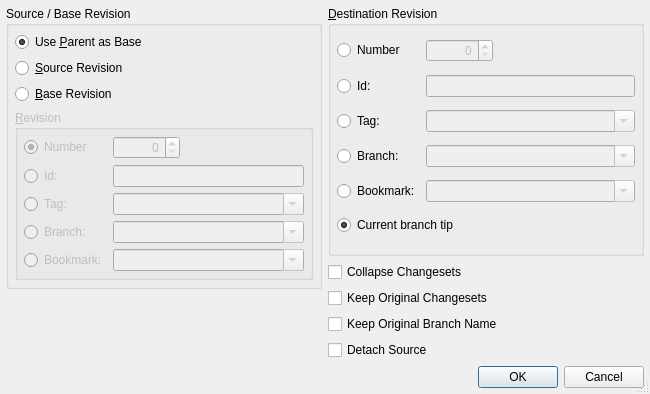
<?xml version="1.0" encoding="UTF-8"?>
<ui version="4.0">
 <class>HgRebaseDialog</class>
 <widget class="QDialog" name="HgRebaseDialog">
  <property name="geometry">
   <rect>
    <x>0</x>
    <y>0</y>
    <width>650</width>
    <height>394</height>
   </rect>
  </property>
  <property name="windowTitle">
   <string>Rebase Changesets</string>
  </property>
  <property name="sizeGripEnabled">
   <bool>true</bool>
  </property>
  <layout class="QGridLayout" name="gridLayout_3">
   <item row="0" column="0">
    <layout class="QVBoxLayout" name="verticalLayout_3">
     <item>
      <widget class="QGroupBox" name="groupBox">
       <property name="title">
        <string>Source / Base Revision</string>
       </property>
       <layout class="QVBoxLayout" name="verticalLayout">
        <item>
         <widget class="QRadioButton" name="parentButton">
          <property name="toolTip">
           <string>Select to use the parent of the working directory as the base</string>
          </property>
          <property name="text">
           <string>Use &amp;Parent as Base</string>
          </property>
          <property name="checked">
           <bool>true</bool>
          </property>
         </widget>
        </item>
        <item>
         <widget class="QRadioButton" name="sourceButton">
          <property name="toolTip">
           <string>Select to use a revision as the source</string>
          </property>
          <property name="text">
           <string>&amp;Source Revision</string>
          </property>
         </widget>
        </item>
        <item>
         <widget class="QRadioButton" name="baseButton">
          <property name="toolTip">
           <string>Select to use a revision as the base</string>
          </property>
          <property name="text">
           <string>&amp;Base Revision</string>
          </property>
         </widget>
        </item>
        <item>
         <widget class="QGroupBox" name="rev1GroupBox">
          <property name="enabled">
           <bool>false</bool>
          </property>
          <property name="title">
           <string>&amp;Revision</string>
          </property>
          <layout class="QGridLayout" name="gridLayout">
           <item row="0" column="0">
            <widget class="QRadioButton" name="number1Button">
             <property name="toolTip">
              <string>Select to specify a revision by number</string>
             </property>
             <property name="text">
              <string>Number</string>
             </property>
             <property name="checked">
              <bool>true</bool>
             </property>
            </widget>
           </item>
           <item row="0" column="1">
            <widget class="QSpinBox" name="number1SpinBox">
             <property name="toolTip">
              <string>Enter a revision number</string>
             </property>
             <property name="alignment">
              <set>Qt::AlignRight</set>
             </property>
             <property name="maximum">
              <number>999999999</number>
             </property>
            </widget>
           </item>
           <item row="0" column="2">
            <spacer>
             <property name="orientation">
              <enum>Qt::Horizontal</enum>
             </property>
             <property name="sizeHint" stdset="0">
              <size>
               <width>40</width>
               <height>20</height>
              </size>
             </property>
            </spacer>
           </item>
           <item row="1" column="0">
            <widget class="QRadioButton" name="id1Button">
             <property name="toolTip">
              <string>Select to specify a revision by changeset id</string>
             </property>
             <property name="text">
              <string>Id:</string>
             </property>
            </widget>
           </item>
           <item row="1" column="1" colspan="2">
            <widget class="QLineEdit" name="id1Edit">
             <property name="enabled">
              <bool>false</bool>
             </property>
             <property name="toolTip">
              <string>Enter a changeset id</string>
             </property>
            </widget>
           </item>
           <item row="2" column="0">
            <widget class="QRadioButton" name="tag1Button">
             <property name="toolTip">
              <string>Select to specify a revision by a tag</string>
             </property>
             <property name="text">
              <string>Tag:</string>
             </property>
            </widget>
           </item>
           <item row="2" column="1" colspan="2">
            <widget class="QComboBox" name="tag1Combo">
             <property name="enabled">
              <bool>false</bool>
             </property>
             <property name="toolTip">
              <string>Enter a tag name</string>
             </property>
             <property name="editable">
              <bool>true</bool>
             </property>
            </widget>
           </item>
           <item row="3" column="0">
            <widget class="QRadioButton" name="branch1Button">
             <property name="toolTip">
              <string>Select to specify a revision by a branch</string>
             </property>
             <property name="text">
              <string>Branch:</string>
             </property>
            </widget>
           </item>
           <item row="3" column="1" colspan="2">
            <widget class="QComboBox" name="branch1Combo">
             <property name="enabled">
              <bool>false</bool>
             </property>
             <property name="toolTip">
              <string>Enter a branch name</string>
             </property>
             <property name="editable">
              <bool>true</bool>
             </property>
            </widget>
           </item>
           <item row="4" column="0">
            <widget class="QRadioButton" name="bookmark1Button">
             <property name="toolTip">
              <string>Select to specify a revision by a bookmark</string>
             </property>
             <property name="text">
              <string>Bookmark:</string>
             </property>
            </widget>
           </item>
           <item row="4" column="1" colspan="2">
            <widget class="QComboBox" name="bookmark1Combo">
             <property name="enabled">
              <bool>false</bool>
             </property>
             <property name="sizePolicy">
              <sizepolicy hsizetype="Expanding" vsizetype="Fixed">
               <horstretch>0</horstretch>
               <verstretch>0</verstretch>
              </sizepolicy>
             </property>
             <property name="toolTip">
              <string>Enter a bookmark name</string>
             </property>
             <property name="editable">
              <bool>true</bool>
             </property>
            </widget>
           </item>
          </layout>
         </widget>
        </item>
       </layout>
      </widget>
     </item>
     <item>
      <spacer name="verticalSpacer">
       <property name="orientation">
        <enum>Qt::Vertical</enum>
       </property>
       <property name="sizeHint" stdset="0">
        <size>
         <width>20</width>
         <height>18</height>
        </size>
       </property>
      </spacer>
     </item>
    </layout>
   </item>
   <item row="0" column="1">
    <layout class="QVBoxLayout" name="verticalLayout_2">
     <item>
      <widget class="QGroupBox" name="rev2GroupBox">
       <property name="title">
        <string>&amp;Destination Revision</string>
       </property>
       <layout class="QGridLayout" name="gridLayout_2">
        <item row="0" column="0">
         <widget class="QRadioButton" name="number2Button">
          <property name="toolTip">
           <string>Select to specify a revision by number</string>
          </property>
          <property name="text">
           <string>Number</string>
          </property>
         </widget>
        </item>
        <item row="0" column="1">
         <widget class="QSpinBox" name="number2SpinBox">
          <property name="enabled">
           <bool>false</bool>
          </property>
          <property name="toolTip">
           <string>Enter a revision number</string>
          </property>
          <property name="alignment">
           <set>Qt::AlignRight</set>
          </property>
          <property name="maximum">
           <number>999999999</number>
          </property>
         </widget>
        </item>
        <item row="0" column="2">
         <spacer>
          <property name="orientation">
           <enum>Qt::Horizontal</enum>
          </property>
          <property name="sizeHint" stdset="0">
           <size>
            <width>40</width>
            <height>20</height>
           </size>
          </property>
         </spacer>
        </item>
        <item row="1" column="0">
         <widget class="QRadioButton" name="id2Button">
          <property name="toolTip">
           <string>Select to specify a revision by changeset id</string>
          </property>
          <property name="text">
           <string>Id:</string>
          </property>
         </widget>
        </item>
        <item row="1" column="1" colspan="2">
         <widget class="QLineEdit" name="id2Edit">
          <property name="enabled">
           <bool>false</bool>
          </property>
          <property name="toolTip">
           <string>Enter a changeset id</string>
          </property>
         </widget>
        </item>
        <item row="2" column="0">
         <widget class="QRadioButton" name="tag2Button">
          <property name="toolTip">
           <string>Select to specify a revision by a tag</string>
          </property>
          <property name="text">
           <string>Tag:</string>
          </property>
         </widget>
        </item>
        <item row="2" column="1" colspan="2">
         <widget class="QComboBox" name="tag2Combo">
          <property name="enabled">
           <bool>false</bool>
          </property>
          <property name="toolTip">
           <string>Enter a tag name</string>
          </property>
          <property name="editable">
           <bool>true</bool>
          </property>
         </widget>
        </item>
        <item row="3" column="0">
         <widget class="QRadioButton" name="branch2Button">
          <property name="toolTip">
           <string>Select to specify a revision by a branch</string>
          </property>
          <property name="text">
           <string>Branch:</string>
          </property>
         </widget>
        </item>
        <item row="3" column="1" colspan="2">
         <widget class="QComboBox" name="branch2Combo">
          <property name="enabled">
           <bool>false</bool>
          </property>
          <property name="toolTip">
           <string>Enter a branch name</string>
          </property>
          <property name="editable">
           <bool>true</bool>
          </property>
         </widget>
        </item>
        <item row="4" column="0">
         <widget class="QRadioButton" name="bookmark2Button">
          <property name="toolTip">
           <string>Select to specify a revision by a bookmark</string>
          </property>
          <property name="text">
           <string>Bookmark:</string>
          </property>
         </widget>
        </item>
        <item row="4" column="1" colspan="2">
         <widget class="QComboBox" name="bookmark2Combo">
          <property name="enabled">
           <bool>false</bool>
          </property>
          <property name="sizePolicy">
           <sizepolicy hsizetype="Expanding" vsizetype="Fixed">
            <horstretch>0</horstretch>
            <verstretch>0</verstretch>
           </sizepolicy>
          </property>
          <property name="toolTip">
           <string>Enter a bookmark name</string>
          </property>
          <property name="editable">
           <bool>true</bool>
          </property>
         </widget>
        </item>
        <item row="5" column="0" colspan="3">
         <widget class="QRadioButton" name="tip2Button">
          <property name="toolTip">
           <string>Select tip revision of repository</string>
          </property>
          <property name="text">
           <string>Current branch tip</string>
          </property>
          <property name="checked">
           <bool>true</bool>
          </property>
         </widget>
        </item>
       </layout>
      </widget>
     </item>
     <item>
      <widget class="QCheckBox" name="collapseCheckBox">
       <property name="toolTip">
        <string>Select to collapse the rebased changesets</string>
       </property>
       <property name="text">
        <string>Collapse Changesets</string>
       </property>
      </widget>
     </item>
     <item>
      <widget class="QCheckBox" name="keepChangesetsCheckBox">
       <property name="toolTip">
        <string>Select to keep the original changesets</string>
       </property>
       <property name="text">
        <string>Keep Original Changesets</string>
       </property>
      </widget>
     </item>
     <item>
      <widget class="QCheckBox" name="keepBranchCheckBox">
       <property name="toolTip">
        <string>Select to keep the original branch names</string>
       </property>
       <property name="text">
        <string>Keep Original Branch Name</string>
       </property>
      </widget>
     </item>
     <item>
      <widget class="QCheckBox" name="detachCheckBox">
       <property name="toolTip">
        <string>Select to detach the source from its original branch</string>
       </property>
       <property name="text">
        <string>Detach Source</string>
       </property>
      </widget>
     </item>
    </layout>
   </item>
   <item row="1" column="0" colspan="2">
    <widget class="QDialogButtonBox" name="buttonBox">
     <property name="orientation">
      <enum>Qt::Horizontal</enum>
     </property>
     <property name="standardButtons">
      <set>QDialogButtonBox::Cancel|QDialogButtonBox::Ok</set>
     </property>
    </widget>
   </item>
  </layout>
 </widget>
 <layoutdefault spacing="6" margin="6"/>
 <pixmapfunction>qPixmapFromMimeSource</pixmapfunction>
 <tabstops>
  <tabstop>parentButton</tabstop>
  <tabstop>sourceButton</tabstop>
  <tabstop>baseButton</tabstop>
  <tabstop>number1Button</tabstop>
  <tabstop>number1SpinBox</tabstop>
  <tabstop>id1Button</tabstop>
  <tabstop>id1Edit</tabstop>
  <tabstop>tag1Button</tabstop>
  <tabstop>tag1Combo</tabstop>
  <tabstop>branch1Button</tabstop>
  <tabstop>branch1Combo</tabstop>
  <tabstop>bookmark1Button</tabstop>
  <tabstop>bookmark1Combo</tabstop>
  <tabstop>number2Button</tabstop>
  <tabstop>number2SpinBox</tabstop>
  <tabstop>id2Button</tabstop>
  <tabstop>id2Edit</tabstop>
  <tabstop>tag2Button</tabstop>
  <tabstop>tag2Combo</tabstop>
  <tabstop>branch2Button</tabstop>
  <tabstop>branch2Combo</tabstop>
  <tabstop>bookmark2Button</tabstop>
  <tabstop>bookmark2Combo</tabstop>
  <tabstop>tip2Button</tabstop>
  <tabstop>collapseCheckBox</tabstop>
  <tabstop>keepChangesetsCheckBox</tabstop>
  <tabstop>keepBranchCheckBox</tabstop>
  <tabstop>detachCheckBox</tabstop>
  <tabstop>buttonBox</tabstop>
 </tabstops>
 <resources/>
 <connections>
  <connection>
   <sender>buttonBox</sender>
   <signal>accepted()</signal>
   <receiver>HgRebaseDialog</receiver>
   <slot>accept()</slot>
   <hints>
    <hint type="sourcelabel">
     <x>124</x>
     <y>864</y>
    </hint>
    <hint type="destinationlabel">
     <x>21</x>
     <y>143</y>
    </hint>
   </hints>
  </connection>
  <connection>
   <sender>buttonBox</sender>
   <signal>rejected()</signal>
   <receiver>HgRebaseDialog</receiver>
   <slot>reject()</slot>
   <hints>
    <hint type="sourcelabel">
     <x>176</x>
     <y>864</y>
    </hint>
    <hint type="destinationlabel">
     <x>73</x>
     <y>140</y>
    </hint>
   </hints>
  </connection>
  <connection>
   <sender>number1Button</sender>
   <signal>toggled(bool)</signal>
   <receiver>number1SpinBox</receiver>
   <slot>setEnabled(bool)</slot>
   <hints>
    <hint type="sourcelabel">
     <x>86</x>
     <y>163</y>
    </hint>
    <hint type="destinationlabel">
     <x>201</x>
     <y>164</y>
    </hint>
   </hints>
  </connection>
  <connection>
   <sender>number2Button</sender>
   <signal>toggled(bool)</signal>
   <receiver>number2SpinBox</receiver>
   <slot>setEnabled(bool)</slot>
   <hints>
    <hint type="sourcelabel">
     <x>99</x>
     <y>699</y>
    </hint>
    <hint type="destinationlabel">
     <x>204</x>
     <y>700</y>
    </hint>
   </hints>
  </connection>
  <connection>
   <sender>id1Button</sender>
   <signal>toggled(bool)</signal>
   <receiver>id1Edit</receiver>
   <slot>setEnabled(bool)</slot>
   <hints>
    <hint type="sourcelabel">
     <x>56</x>
     <y>189</y>
    </hint>
    <hint type="destinationlabel">
     <x>245</x>
     <y>190</y>
    </hint>
   </hints>
  </connection>
  <connection>
   <sender>id2Button</sender>
   <signal>toggled(bool)</signal>
   <receiver>id2Edit</receiver>
   <slot>setEnabled(bool)</slot>
   <hints>
    <hint type="sourcelabel">
     <x>95</x>
     <y>725</y>
    </hint>
    <hint type="destinationlabel">
     <x>248</x>
     <y>726</y>
    </hint>
   </hints>
  </connection>
  <connection>
   <sender>tag1Button</sender>
   <signal>toggled(bool)</signal>
   <receiver>tag1Combo</receiver>
   <slot>setEnabled(bool)</slot>
   <hints>
    <hint type="sourcelabel">
     <x>83</x>
     <y>215</y>
    </hint>
    <hint type="destinationlabel">
     <x>241</x>
     <y>216</y>
    </hint>
   </hints>
  </connection>
  <connection>
   <sender>branch1Button</sender>
   <signal>toggled(bool)</signal>
   <receiver>branch1Combo</receiver>
   <slot>setEnabled(bool)</slot>
   <hints>
    <hint type="sourcelabel">
     <x>74</x>
     <y>241</y>
    </hint>
    <hint type="destinationlabel">
     <x>229</x>
     <y>242</y>
    </hint>
   </hints>
  </connection>
  <connection>
   <sender>tag2Button</sender>
   <signal>toggled(bool)</signal>
   <receiver>tag2Combo</receiver>
   <slot>setEnabled(bool)</slot>
   <hints>
    <hint type="sourcelabel">
     <x>63</x>
     <y>751</y>
    </hint>
    <hint type="destinationlabel">
     <x>248</x>
     <y>752</y>
    </hint>
   </hints>
  </connection>
  <connection>
   <sender>branch2Button</sender>
   <signal>toggled(bool)</signal>
   <receiver>branch2Combo</receiver>
   <slot>setEnabled(bool)</slot>
   <hints>
    <hint type="sourcelabel">
     <x>100</x>
     <y>777</y>
    </hint>
    <hint type="destinationlabel">
     <x>248</x>
     <y>778</y>
    </hint>
   </hints>
  </connection>
  <connection>
   <sender>bookmark1Button</sender>
   <signal>toggled(bool)</signal>
   <receiver>bookmark1Combo</receiver>
   <slot>setEnabled(bool)</slot>
   <hints>
    <hint type="sourcelabel">
     <x>48</x>
     <y>267</y>
    </hint>
    <hint type="destinationlabel">
     <x>245</x>
     <y>268</y>
    </hint>
   </hints>
  </connection>
  <connection>
   <sender>bookmark2Button</sender>
   <signal>toggled(bool)</signal>
   <receiver>bookmark2Combo</receiver>
   <slot>setEnabled(bool)</slot>
   <hints>
    <hint type="sourcelabel">
     <x>48</x>
     <y>803</y>
    </hint>
    <hint type="destinationlabel">
     <x>248</x>
     <y>804</y>
    </hint>
   </hints>
  </connection>
  <connection>
   <sender>parentButton</sender>
   <signal>toggled(bool)</signal>
   <receiver>rev1GroupBox</receiver>
   <slot>setDisabled(bool)</slot>
   <hints>
    <hint type="sourcelabel">
     <x>139</x>
     <y>49</y>
    </hint>
    <hint type="destinationlabel">
     <x>226</x>
     <y>126</y>
    </hint>
   </hints>
  </connection>
 </connections>
</ui>
